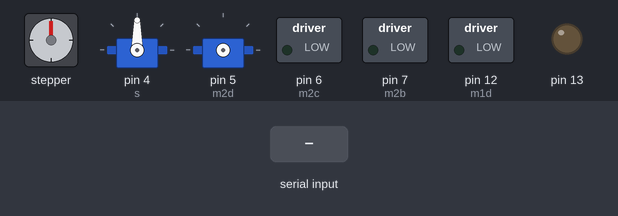
Simulated run of this sketch. Board: Arduino Uno, built with avr-gcc and run on an emulated ATmega328P. Shown: stepper motor, 2 × servo, switched loads named in the sketch (green lamp = pin HIGH), output pins drawn as LEDs (lit = HIGH). Wiring (inferred from the names in the program): stepper motor (2048 steps per turn assumed): coils pin 8, pin 9, pin 10, pin 11; servo: signal pin 5. Dashed ring = blinking. Inputs (shaded band) come from the test bench. Servo pulses on a pin are drawn as a servo (544–2400 µs = 0–180°); pins used as bus, display or sensor lines are not drawn; what the sketch prints to the serial monitor is not drawn.

Above: at 2.5 s.
2.6 s: "0" received over the second serial link
At 3.35 s:
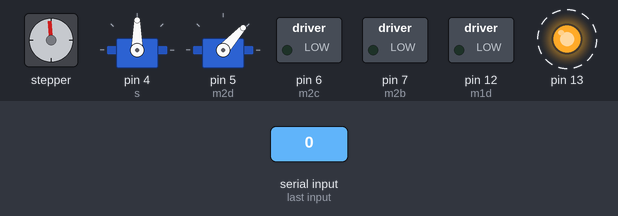
5.6 s: "1" received over the second serial link
At 5.9 s:
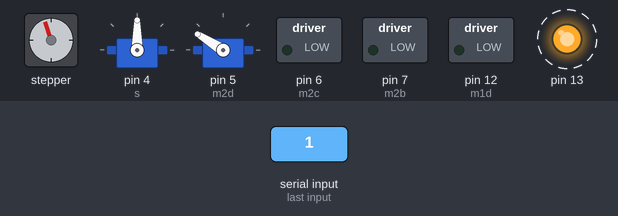
8.6 s: "2" received over the second serial link
11.6 s: "5" received over the second serial link
At 11.87 s:
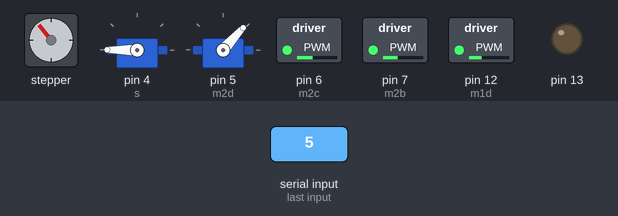
14.6 s: "3" received over the second serial link
At 15.35 s:
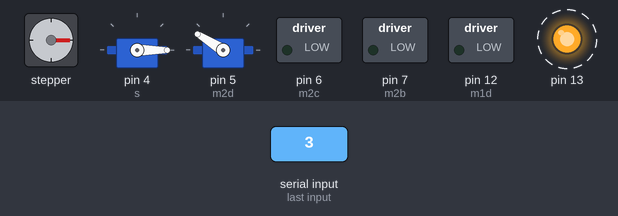
17.6 s: "4" received over the second serial link
At 18.13 s:
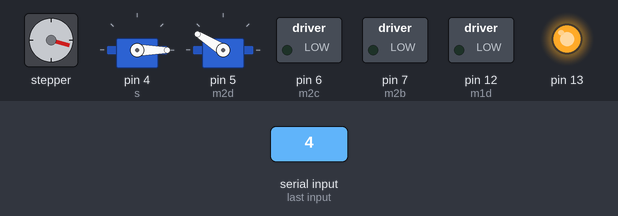
Timing chart, 0 to 20.6 s (numbered marks = the images above; inputs shaded):
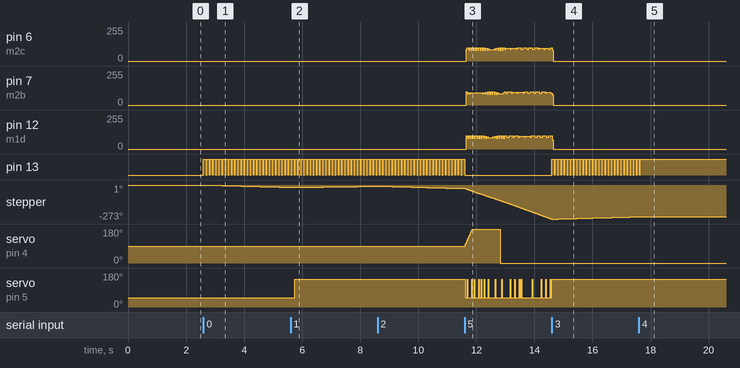

The sketch:

tankArduinoCode.ino
```cpp
#include <Servo.h>
#include <SoftwareSerial.h>

//declarar BT y SS
SoftwareSerial mySerial(2, 3);// RXD, TXD
int dataFromBT = 1;
int temp;

//declarar los pines de motoresy servo :v
#define m1a 9
#define m1b 10
#define m1c 11
#define m1d 12
#define m2a 8
#define m2b 7
#define m2c 6
#define m2d 5
#define s 4

int stepSequence[8][4] = {

  {0,0,0,1},
  {0,0,1,1},
  {0,0,1,0},
  {0,1,1,0},
  {0,1,0,0},
  {1,1,0,0},
  {1,0,0,0},
  {1,0,0,1},
};

int ahre;
// valores pal servo
int sv = 30;
int tv;

Servo tor;

void setup() {

  Serial.begin(57600);

  // esta parte es para que quede lindo como se ve el monitor serial xD
  Serial.println("inicializando TANK control!");
  Serial.println("by Federico Videla © 2017");
  Serial.print("T");
  delay(100);
  Serial.print("A");
  delay(100);
  Serial.print("N");
  delay(100);
  Serial.print("K");
  delay(100);
  Serial.print("4");
    delay(100);
  Serial.print("c");
    delay(100);
  Serial.print("o");
    delay(100);
  Serial.print("n");
    delay(100);
  Serial.print("t");
    delay(100);
  Serial.print("r");
    delay(100);
  Serial.print("o");
    delay(100);
  Serial.print("l");
    delay(100);
  Serial.println("!!");
    delay(100);
  // fin de la parte del monitor serial

  // my serial para obtener los datos del modulo BT
  mySerial.begin(9600);

  // servo de torreta
  tor.attach(s);

  //modos de pines de los motores
  pinMode(13, OUTPUT);
  pinMode(m1a, OUTPUT);
  pinMode(m1b, OUTPUT);
  pinMode(m1c, OUTPUT);
  pinMode(m1d, OUTPUT);
  pinMode(m2a, OUTPUT);
  pinMode(m2b, OUTPUT);
  pinMode(m2c, OUTPUT);
  pinMode(m2d, OUTPUT);
}

void loop() {
  //función principal que compara los resultados obtenidos de myserial para hacer algo :D
  comparar();
  comparardenuevo();
}

void comparar(){
  //checkea que este disponible el modulo bt y guarda los datos recibidos en dataFromBT
  if (mySerial.available()){
     dataFromBT = mySerial.read();
     //Serial.println(dataFromBT);
  }
  //comparación de resultados, podría haber usado un switch case pero ya lo hice así q ggwp, igual funciona
  if (dataFromBT == '0') {
    // adelante
    adelante();
    digitalWrite(13, HIGH);
    delay(100);
    digitalWrite(13, LOW);
    Serial.println("adelante");
  } else if (dataFromBT == '1') {
    // atras
    atras();
    Serial.println("atras");
    digitalWrite(13, HIGH);
    delay(100);
    digitalWrite(13, LOW);
  } else if (dataFromBT == '2') {
    // inzquierda
    izquierda();
    Serial.println("izquierda");
    digitalWrite(13, HIGH);
    delay(100);
    digitalWrite(13, LOW);
  } else if (dataFromBT == '3') {
    // derecha
    derecha();
    Serial.println("derecha");
    digitalWrite(13, HIGH);
        delay(100);
    digitalWrite(13, LOW);
  } else if (dataFromBT == '4') {
    // detenerse
    detenerse();
    Serial.println("detenerse");
    digitalWrite(13, HIGH);
    delay(100);
    digitalWrite(13, LOW);
  } else if (dataFromBT == '5'){
    if (sv <= 180){
      if (sv != 180){
    sv = sv + 1 ;
    tv = map(sv, 0, 60, 0, 180);
    Serial.print("servo : ");
    Serial.print(tv);
    Serial.print("  value: ");
    Serial.println(sv);
    torfuncion(tv);}
    }
  } else if (dataFromBT == '6'){
    sv = sv - 1;
    if (sv >= 0){
    if (sv != 0){
    tv = map(sv, 0, 60, 0, 180);
    Serial.print("servo : ");
    Serial.print(tv);
    Serial.print("  value: ");
    Serial.println(sv);
    torfuncion(tv);
    }
    }
  } else if (dataFromBT == '7'){
    banear();
    }
  //un pequeño delay entre cada comando :D
  //delay(90);
  }

  void comparardenuevo(){
    if(ahre == 1){
      turnForward();
      nullTurn();
      }
    else if(ahre == 2){
      turnBackward();
      nullTurn();
      }
    else if(ahre == 3){
      turnLeft();
      nullTurn();
      }
    else if(ahre == 4){
      turnRight();
      nullTurn();
      }
    else if(ahre == 5){
      nullTurn();
      }
    }

//
// TODAS LAS FUNCIONES PARA CONTROLAR EL TANQUE
// estan justo abajo :D
//
void banear(){
  digitalWrite(3, 1);
  Serial.println("banea2 xDxdxD");
  }

void torfuncion(int x){
  tor.write(x);
  }

void adelante(){
  ahre = 1;
}
void atras(){
  ahre = 2;
}
void izquierda(){
  ahre = 3;
}
void derecha(){
  ahre = 4;
}
void detenerse(){
  ahre = 5;
}

void turnForward(){
    for (int i = 0; i <= 7; i++){

      digitalWrite(m1a, stepSequence[i][0]);
      digitalWrite(m1b, stepSequence[i][1]);
      digitalWrite(m1c, stepSequence[i][2]);
      digitalWrite(m1d, stepSequence[i][3]);
      digitalWrite(m2a, stepSequence[i][0]);
      digitalWrite(m2b, stepSequence[i][1]);
      digitalWrite(m2c, stepSequence[i][2]);
      digitalWrite(m2d, stepSequence[i][3]);
      delay(1);
    }
}

void turnBackward(){
    for (int i = 7; i >= 0; i--){

     digitalWrite(m1a, stepSequence[i][0]);
     digitalWrite(m1b, stepSequence[i][1]);
     digitalWrite(m1c, stepSequence[i][2]);
     digitalWrite(m1d, stepSequence[i][3]);
     digitalWrite(m2a, stepSequence[i][0]);
     digitalWrite(m2b, stepSequence[i][1]);
     digitalWrite(m2c, stepSequence[i][2]);
     digitalWrite(m2d, stepSequence[i][3]);
     delay(1);
    }
}

void turnRight(){
    for (int i = 7; i >= 0; i--){

     digitalWrite(m1a, stepSequence[i][0]);
     digitalWrite(m1b, stepSequence[i][1]);
     digitalWrite(m1c, stepSequence[i][2]);
     digitalWrite(m1d, stepSequence[i][3]);
     digitalWrite(m2d, stepSequence[i][0]);
     digitalWrite(m2c, stepSequence[i][1]);
     digitalWrite(m2b, stepSequence[i][2]);
     digitalWrite(m2a, stepSequence[i][3]);
     delay(1);
    }
}

void turnLeft(){
    for (int i = 7; i >= 0; i--){
     digitalWrite(m1d, stepSequence[i][0]);
     digitalWrite(m1c, stepSequence[i][1]);
     digitalWrite(m1b, stepSequence[i][2]);
     digitalWrite(m1a, stepSequence[i][3]);
     digitalWrite(m2a, stepSequence[i][0]);
     digitalWrite(m2b, stepSequence[i][1]);
     digitalWrite(m2c, stepSequence[i][2]);
     digitalWrite(m2d, stepSequence[i][3]);
     delay(1);
    }
}

void nullTurn(){
  digitalWrite(m1a, 0);
  digitalWrite(m1b, 0);
  digitalWrite(m1c, 0);
  digitalWrite(m1d, 0);
  digitalWrite(m2a, 0);
  digitalWrite(m2b, 0);
  digitalWrite(m2c, 0);
  digitalWrite(m2d, 0);
}
```

Measured:
- after the input at 2.6 s, pin 13: alternates HIGH for 0.10 s and LOW for 0.01 s, starting at once; stepper: keeps turning counter-clockwise at about 7°/s, starting after 0.22 s
- after the input at 5.6 s, servo on pin 5 (m2d): 48° → 148° after 0.14 s
- after the input at 11.6 s, pin 13: stops changing and stays LOW; servo on pin 4 (s): rises from 90° to 180° in 0.25 s, then falls to 0° in 0.96 s
- after the input at 14.6 s, pin 13: alternates HIGH for 0.10 s and LOW for 0.01 s, starting at once
- after the input at 17.6 s, pin 13: goes on until 17.6 s, then stays HIGH; stepper: goes on until 17.6 s, then stays -254°
